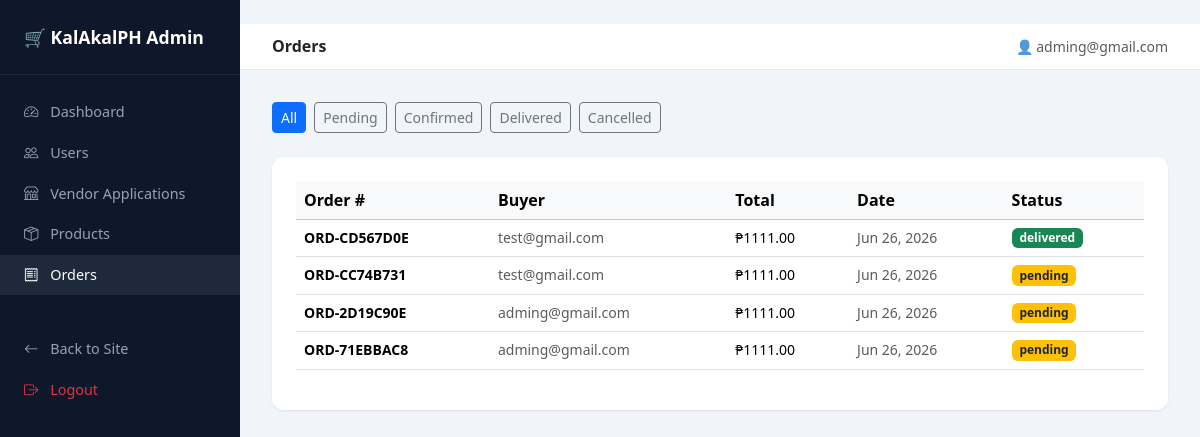
The app's page /vendors/superadmin/orders/ (signed in) with its own data.
### apps/users/models.py (models this page shows, shortened)
class User(AbstractUser):
    BUYER = 'buyer'
    VENDOR = 'vendor'
    ROLE_CHOICES = [(BUYER, 'Buyer'), (VENDOR, 'Vendor')]
    email = models.EmailField(unique=True)
    role = models.CharField(max_length=10, choices=ROLE_CHOICES, default=BUYER)
    avatar = models.ImageField(upload_to='avatars/', blank=True, null=True)
    bio = models.TextField(blank=True)
    phone = models.CharField(max_length=20, blank=True)
    is_verified = models.BooleanField(default=False)
    date_joined = models.DateTimeField(auto_now_add=True)
    USERNAME_FIELD = 'email'
    REQUIRED_FIELDS = ['username']

### apps/orders/models.py (models this page shows, shortened)
class Order(models.Model):
    PENDING = 'pending'
    CONFIRMED = 'confirmed'
    SHIPPED = 'shipped'
    DELIVERED = 'delivered'
    CANCELLED = 'cancelled'
    REFUNDED = 'refunded'
    STATUS_CHOICES = [
        (PENDING, 'Pending'), (CONFIRMED, 'Confirmed'),
        (SHIPPED, 'Shipped'), (DELIVERED, 'Delivered'),
        (CANCELLED, 'Cancelled'), (REFUNDED, 'Refunded'),
    ]
    buyer = models.ForeignKey(settings.AUTH_USER_MODEL, on_delete=models.CASCADE, related_name='orders')
    order_number = models.CharField(max_length=20, unique=True, blank=True)
    status = models.CharField(max_length=10, choices=STATUS_CHOICES, default=PENDING)
    shipping_address = models.JSONField()
    total = models.DecimalField(max_digits=12, decimal_places=2, default=0)
    notes = models.TextField(blank=True)
    created_at = models.DateTimeField(auto_now_add=True)
    updated_at = models.DateTimeField(auto_now=True)

### apps/vendors/views.py (the view)
# urls.py: path('superadmin/orders/', views.superadmin_orders, name='superadmin_orders'),
@staff_member_required
def superadmin_orders(request):
    orders = Order.objects.select_related('buyer').order_by('-created_at')
    status_filter = request.GET.get('status', '')
    if status_filter:
        orders = orders.filter(status=status_filter)
    return render(request, 'superadmin/orders.html', {'orders': orders, 'status_filter': status_filter})

### apps/orders/context_processors.py (called while the page is built)
def cart_context(request):
    cart_count = 0
    try:
        if request.user.is_authenticated:
            cart = Cart.objects.filter(user=request.user).first()
        else:
            session_key = request.session.session_key
            cart = Cart.objects.filter(session_key=session_key, user__isnull=True).first() if session_key else None
        if cart:
            cart_count = cart.item_count
    except Exception:
        pass
    return {'cart_count': cart_count}

### apps/orders/models.py (called while the page is built)
    @property
    def item_count(self):
        return self.items.aggregate(total=models.Sum('quantity'))['total'] or 0

### templates/superadmin/orders.html (shortened to what this page needs)
﻿{% extends "superadmin/base_admin.html" %}
{% block nav_orders %}active{% endblock %}
{% block page_title %}Orders{% endblock %}
{% block content %}
<div class="d-flex gap-2 mb-4">
  <a href="?" class="btn btn-sm {% if not status_filter %}btn-primary{% else %}btn-outline-secondary{% endif %}">All</a>
  <a href="?status=pending" class="btn btn-sm {% if status_filter == 'pending' %}btn-warning{% else %}btn-outline-secondary{% endif %}">Pending</a>
  <a href="?status=confirmed" class="btn btn-sm {% if status_filter == 'confirmed' %}btn-info{% else %}btn-outline-secondary{% endif %}">Confirmed</a>
  <a href="?status=delivered" class="btn btn-sm {% if status_filter == 'delivered' %}btn-success{% else %}btn-outline-secondary{% endif %}">Delivered</a>
  <a href="?status=cancelled" class="btn btn-sm {% if status_filter == 'cancelled' %}btn-danger{% else %}btn-outline-secondary{% endif %}">Cancelled</a>
</div>
<div class="stat-card">
  <table class="table table-hover">
    <thead class="table-light">
      <tr><th>Order #</th><th>Buyer</th><th>Total</th><th>Date</th><th>Status</th></tr>
    </thead>
    <tbody>
      {% for order in orders %}
      <tr>
        <td class="small fw-semibold">{{ order.order_number }}</td>
        <td class="small text-muted">{{ order.buyer.email }}</td>
        <td class="small">₱{{ order.total }}</td>
        <td class="small text-muted">{{ order.created_at|date:"M d, Y" }}</td>
        <td>
          <span class="badge bg-{% if order.status == 'delivered' %}success{% elif order.status == 'cancelled' %}danger{% elif order.status == 'confirmed' %}info{% else %}warning text-dark{% endif %}">
            {{ order.status }}
          </span>
        </td>
      </tr>
      {% empty %}
      <tr><td colspan="5" class="text-center text-muted">No orders yet.</td></tr>
      {% endfor %}
    </tbody>
  </table>
</div>
{% endblock %}

### templates/superadmin/base_admin.html (shortened to what this page needs)
﻿<!DOCTYPE html>
<html lang="en">
<head>
  <link href="https://cdn.jsdelivr.net/npm/bootstrap@5.3.3/dist/css/bootstrap.min.css" rel="stylesheet"/>
  <link href="https://cdn.jsdelivr.net/npm/bootstrap-icons@1.11.3/font/bootstrap-icons.min.css" rel="stylesheet"/>
</head>
<body>
<div class="sidebar">
  <div class="brand">🛒 KalAkalPH Admin</div>
  <nav class="nav flex-column mt-3">
    <a class="nav-link {% block nav_dashboard %}{% endblock %}" href="{% url 'vendors:superadmin_dashboard' %}">
      <i class="bi bi-speedometer2"></i> Dashboard
    </a>
    <a class="nav-link {% block nav_users %}{% endblock %}" href="{% url 'vendors:superadmin_users' %}">
      <i class="bi bi-people"></i> Users
    </a>
    <a class="nav-link {% block nav_applications %}{% endblock %}" href="{% url 'vendors:superadmin_applications' %}">
      <i class="bi bi-shop"></i> Vendor Applications
    </a>
    <a class="nav-link {% block nav_products %}{% endblock %}" href="{% url 'vendors:superadmin_products' %}">
      <i class="bi bi-box-seam"></i> Products
    </a>
    <a class="nav-link {% block nav_orders %}{% endblock %}" href="{% url 'vendors:superadmin_orders' %}">
      <i class="bi bi-receipt"></i> Orders
    </a>
    <hr style="border-color:#1e293b; margin: 1rem 1.5rem;">
    <a class="nav-link" href="/">
      <i class="bi bi-arrow-left"></i> Back to Site
    </a>
    <a class="nav-link text-danger" href="{% url 'account_logout' %}" onclick="event.preventDefault(); document.getElementById('logout-form').submit();">
      <i class="bi bi-box-arrow-right"></i> Logout
    </a>
  </nav>
</div>
<div class="main-content">
  <div class="topbar">
    <h6 class="fw-bold mb-0">{% block page_title %}Dashboard{% endblock %}</h6>
    <span class="text-muted small">👤 {{ request.user.email }}</span>
  </div>
  {% block content %}{% endblock %}
</div>
</body>
</html>

### templates/superadmin/base_admin.html (style rules this page uses)
body { background: #f1f5f9; }
.sidebar { width: 240px; min-height: 100vh; background: #0f172a; position: fixed; top: 0; left: 0; z-index: 100; }
.sidebar .brand { padding: 1.5rem; color: #fff; font-weight: 800; font-size: 1.1rem; border-bottom: 1px solid #1e293b; }
.sidebar .nav-link { color: #94a3b8; padding: .6rem 1.5rem; font-size: .9rem; }
.sidebar .nav-link:hover, .sidebar .nav-link.active { color: #fff; background: #1e293b; }
.sidebar .nav-link i { margin-right: .5rem; }
.main-content { margin-left: 240px; padding: 2rem; }
.stat-card { background: #fff; border-radius: 12px; padding: 1.5rem; box-shadow: 0 1px 3px rgba(0,0,0,.08); }
.topbar { background: #fff; padding: .75rem 2rem; margin: -2rem -2rem 2rem; border-bottom: 1px solid #e2e8f0; display: flex; justify-content: space-between; align-items: center; }

### records on screen
User: user.email "adming@gmail.com"
Order: order_number "ORD-CD567D0E", buyer.email "test@gmail.com", total "1111.00", created_at "Jun 26, 2026", status "delivered"
Order: order_number "ORD-CC74B731", buyer.email "test@gmail.com", total "1111.00", created_at "Jun 26, 2026", status "pending"
Order: order_number "ORD-2D19C90E", buyer.email "adming@gmail.com", total "1111.00", created_at "Jun 26, 2026", status "pending"
Order: order_number "ORD-71EBBAC8", buyer.email "adming@gmail.com", total "1111.00", created_at "Jun 26, 2026", status "pending"
